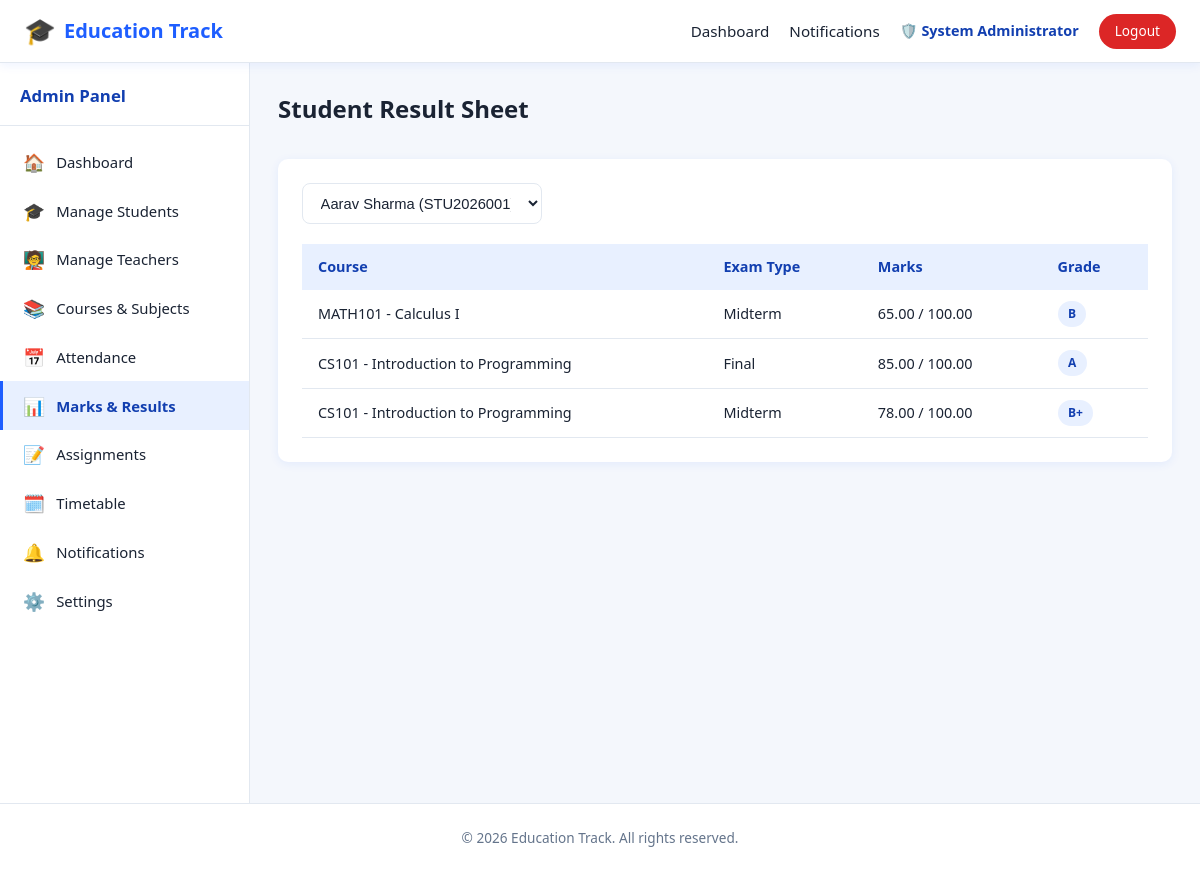
The page /modules/marks/result.php?student_id=1 (signed in) on the database its author committed.
### tables this page shows
CREATE TABLE marks (
    id INT AUTO_INCREMENT PRIMARY KEY,
    student_id INT NOT NULL,
    course_id INT NOT NULL,
    exam_type VARCHAR(50) NOT NULL DEFAULT 'Final',
    marks_obtained DECIMAL(5,2) NOT NULL,
    total_marks DECIMAL(5,2) NOT NULL DEFAULT 100,
    grade VARCHAR(5),
    created_at TIMESTAMP DEFAULT CURRENT_TIMESTAMP,
    FOREIGN KEY (student_id) REFERENCES students(id) ON DELETE CASCADE,
    FOREIGN KEY (course_id) REFERENCES courses(id) ON DELETE CASCADE
);

CREATE TABLE courses (
    id INT AUTO_INCREMENT PRIMARY KEY,
    course_code VARCHAR(20) NOT NULL UNIQUE,
    course_name VARCHAR(150) NOT NULL,
    description TEXT,
    credits INT DEFAULT 3,
    teacher_id INT NULL,
    created_at TIMESTAMP DEFAULT CURRENT_TIMESTAMP,
    FOREIGN KEY (teacher_id) REFERENCES teachers(id) ON DELETE SET NULL
);

### includes/session.php (called while the page is built, shortened)
<?php
function sanitize(string $value): string
{
    return htmlspecialchars(trim($value), ENT_QUOTES, 'UTF-8');
}

### modules/marks/result.php (the view, shortened to what this page needs)
<?php
require_once __DIR__ . '/../../includes/session.php';
$pdo = getDBConnection();
$studentId = (int) ($_GET['student_id'] ?? 0);
$students = $pdo->query('SELECT id, full_name, roll_no FROM students ORDER BY full_name')->fetchAll();
$results = [];
if ($studentId) {
    $stmt = $pdo->prepare("SELECT m.*, c.course_name, c.course_code FROM marks m
        JOIN courses c ON c.id = m.course_id WHERE m.student_id = :id ORDER BY c.course_name");
    $stmt->execute(['id' => $studentId]);
    $results = $stmt->fetchAll();
}
require_once __DIR__ . '/../../includes/header.php';
require_once __DIR__ . '/../../includes/navbar.php';
?>
<div class="app-layout">
    <?php $sidebarType = 'admin'; $activePage = 'marks'; require __DIR__ . '/../../includes/sidebar.php'; ?>
    <main class="main-content">
        <div class="page-header"><h1>Student Result Sheet</h1></div>
        <div class="card">
            <form method="GET" class="filter-bar">
                <select name="student_id" class="form-control" onchange="this.form.submit()">
                    <?php foreach ($students as $s): ?>
                        <option value="<?= $s['id'] ?>" <?= $studentId === (int)$s['id'] ? 'selected':'' ?>><?= sanitize($s['full_name'].' ('.$s['roll_no'].')') ?></option>
                    <?php endforeach; ?>
                </select>
            </form>
            <?php if (empty($results)): ?>
                <div class="empty-state"><div class="icon">📄</div>Select a student to view their result sheet.</div>
            <?php else: ?>
                <div class="table-wrap">
                    <table>
                        <thead><tr><th>Course</th><th>Exam Type</th><th>Marks</th><th>Grade</th></tr></thead>
                        <tbody>
                        <?php foreach ($results as $r): ?>
                            <tr>
                                <td><?= sanitize($r['course_code'].' - '.$r['course_name']) ?></td>
                                <td><?= sanitize($r['exam_type']) ?></td>
                                <td><?= $r['marks_obtained'] ?> / <?= $r['total_marks'] ?></td>
                                <td><span class="badge badge-info"><?= sanitize($r['grade']) ?></span></td>
                            </tr>
                        <?php endforeach; ?>
                        </tbody>
                    </table>
                </div>
            <?php endif; ?>
        </div>
    </main>
</div>
<?php require_once __DIR__ . '/../../includes/footer.php'; ?>

### assets/css/style.css (style rules this page uses)
:root { --primary: #1e5eff; --primary-dark: #123fb0; --primary-light: #e8f0ff; --secondary: #0ea5e9; --accent: #ffb020; --success: #16a34a; --success-bg: #e9f9ef; --danger: #dc2626; --danger-bg: #fdecec; --warning: #d97706; --warning-bg: #fff7e6; --text-dark: #1a2333; --text-muted: #64748b; --white: #ffffff; --bg-light: #f4f7fc; --border: #e2e8f0; --radius: 10px; --shadow: 0 2px 10px rgba(30, 94, 255, 0.08); --shadow-lg: 0 8px 30px rgba(30, 94, 255, 0.12); --sidebar-width: 250px; }
* { box-sizing: border-box; }
html, body { margin: 0; padding: 0; font-family: 'Segoe UI', Roboto, Helvetica, Arial, sans-serif; background: var(--bg-light); color: var(--text-dark); line-height: 1.5; }
h1, h2, h3, h4 { margin: 0 0 .5rem; color: var(--text-dark); }
.app-layout { display: flex; min-height: calc(100vh - 60px); max-width: 1500px; margin: 0 auto; }
.main-content { flex: 1; padding: 1.75rem; min-width: 0; }
.page-header { display: flex; justify-content: space-between; align-items: center; flex-wrap: wrap; gap: .75rem; margin-bottom: 1.5rem; }
.page-header h1 { font-size: 1.5rem; }
.card { background: var(--white); border-radius: var(--radius); box-shadow: var(--shadow); padding: 1.5rem; margin-bottom: 1.5rem; }
.table-wrap { overflow-x: auto; }
table { width: 100%; border-collapse: collapse; font-size: .9rem; }
thead th { text-align: left; background: var(--primary-light); color: var(--primary-dark); padding: .75rem 1rem; font-weight: 700; white-space: nowrap; }
tbody td { padding: .7rem 1rem; border-bottom: 1px solid var(--border); }
.badge { display: inline-block; padding: .25rem .65rem; border-radius: 20px; font-size: .75rem; font-weight: 700; }
.badge-info { background: var(--primary-light); color: var(--primary-dark); }
.form-control { width: 100%; padding: .65rem .85rem; border: 1px solid var(--border); border-radius: 8px; font-size: .92rem; background: var(--white); color: var(--text-dark); transition: border-color .15s, box-shadow .15s; }

### assets/css/admin.css (style rules this page uses)
.filter-bar { display: flex; gap: .75rem; flex-wrap: wrap; margin-bottom: 1.25rem; align-items: center; }
.filter-bar .form-control { max-width: 240px; }

### rows shown on the page
marks: course.course_name "MATH101 - Calculus I", exam_type "Midterm", marks_obtained "65.00", total_marks "100.00", grade "B"
marks: course.course_name "CS101 - Introduction to Programming", exam_type "Final", marks_obtained "85.00", total_marks "100.00", grade "A"
marks: course.course_name "CS101 - Introduction to Programming", exam_type "Midterm", marks_obtained "78.00", total_marks "100.00", grade "B+"

### other values the page prints
currentAdminName() "System Administrator"
$link['icon'] "🏠"
$link['label'] "Dashboard"
$link['icon'] "🎓"
$link['label'] "Manage Students"
$link['icon'] "🧑‍🏫"
$link['label'] "Manage Teachers"
$link['icon'] "📚"
$link['label'] "Courses & Subjects"
$link['icon'] "📅"
$link['label'] "Attendance"
$link['icon'] "📊"
$link['label'] "Marks & Results"
$link['icon'] "📝"
$link['label'] "Assignments"
